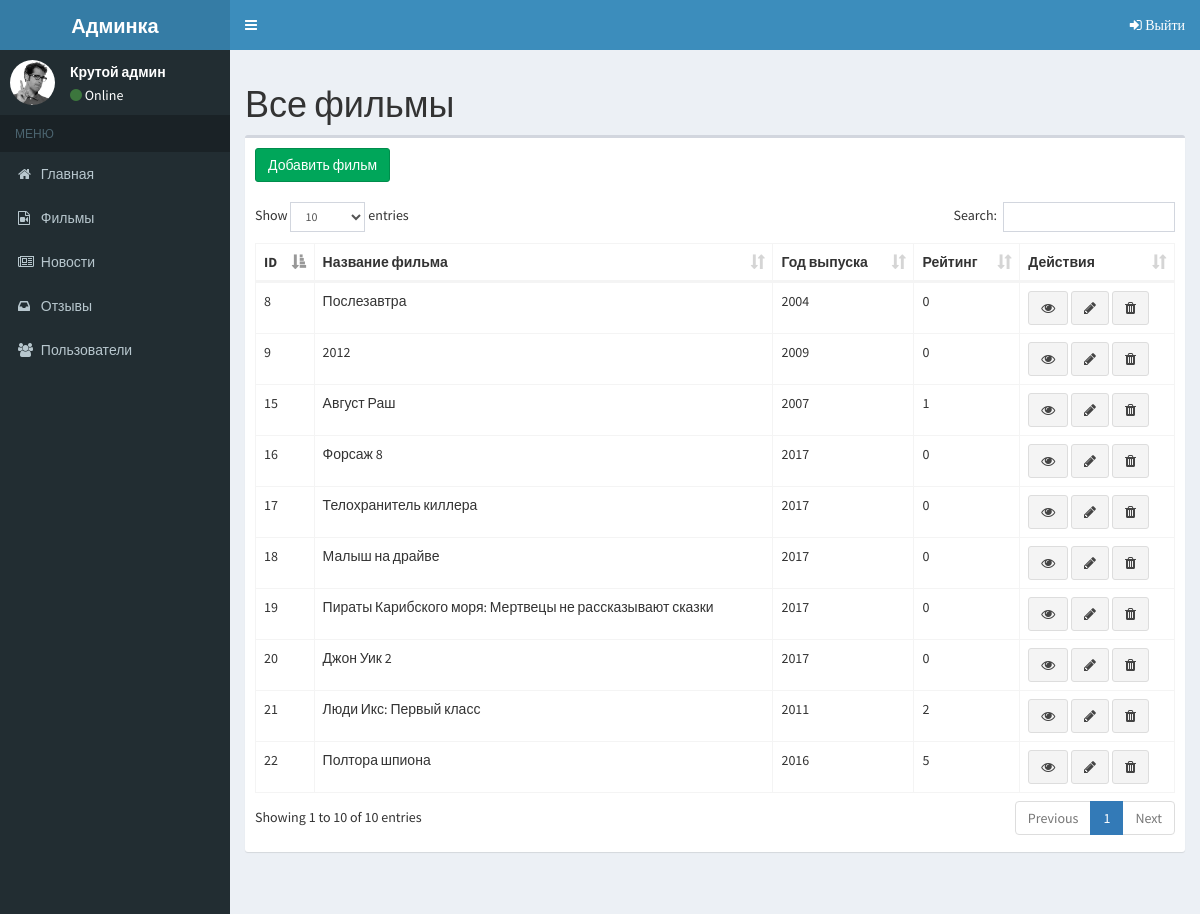
Screenshot of /admin/videos (signed in) with the database file from the repository.
### tables this page shows
CREATE TABLE IF NOT EXISTS `videos` (
  `id` int(11) NOT NULL,
  `name` varchar(250) NOT NULL,
  `description` text NOT NULL,
  `image` varchar(100) NOT NULL,
  `link` varchar(200) NOT NULL,
  `rating` int(11) NOT NULL DEFAULT '0',
  `year` varchar(50) NOT NULL,
  `producer` varchar(100) NOT NULL,
  `count_users` int(11) DEFAULT '0'
);

### components/model.php (called while the page is built, shortened)
<?php
function connect()
{
	if (!$link) {
		$link = mysqli_connect("127.0.0.1", "root", "", "kinomonster");
	}
	return $link;
}
function query($sql)
{
	$link = connect();
	$queryResult = [];
	if ($result = mysqli_query($link, $sql)) {
		$queryResult = mysqli_fetch_all($result, MYSQLI_ASSOC);
	}
	return $queryResult;
}

### models/video.php (called while the page is built, shortened)
<?php
function getAll()
{
	return query("SELECT * FROM videos ORDER BY id DESC");
}

### controllers/admin.php (called while the page is built, shortened)
<?php
include __DIR__ . '/../views/view.php';
include __DIR__ . '/../models/video.php';
function videos()
{
	$videos = getAll();
	display('admin_videos', [
		'videos' => $videos,
	], 'admin');
}

### index.php (called while the page is built, shortened)
<?php
require_once __DIR__ . '/router.php';
require_once __DIR__ . '/components/model.php';
$url = trim($_SERVER['REQUEST_URI'], '/');
run($url);

### pages/admin_videos.php (the view)
<h1>Все фильмы</h1>
<div class="row">
    <div class="col-xs-12">
      <div class="box">
        <div class="box-header">
          <a href="/admin/video_create" class="btn btn-success">Добавить фильм</a>
        </div>
        <div class="box-body">
          <table id="example2" class="table table-bordered table-hover">
            <thead>
            <tr>
              <th>ID</th>
              <th>Название фильма</th>
              <th>Год выпуска</th>
              <th>Рейтинг</th>
              <th>Действия</th>
            </tr>
            </thead>
            <tbody>
            <?php foreach($videos as $video): ?>
            <tr>
              <td><?= $video['id']; ?></td>
              <td><?= $video['name']; ?></td>
              <td><?= $video['year']; ?></td>
              <td><?= $video['rating']; ?></td>
              <td>
                <a href="/admin/video_view/<?= $video['id']; ?>" class="btn btn-default" title="Посмотреть" target="_blank"><i class="fa fa-eye"></i></a>
                <a href="/admin/video_change/<?= $video['id']; ?>" class="btn btn-default" title="Редактировать"><i class="fa fa-pencil"></i></a>
                <a href="/admin/video_delete/<?= $video['id']; ?>" class="btn btn-default" title="Удалить"><i class="fa fa-trash"></i></a>
              </td>
            </tr>
            <?php endforeach; ?>
            </tbody>
          </table>
        </div>
      </div>
    </div>
 </div>

### router.php (shortened to what this page needs)
<?php
function run($path)
{
	$parts = explode('/', $path);
	if (count($parts) <= 3) {
		$filename = __DIR__ . '/controllers/' . $parts[0] . '.php';
	    if (file_exists($filename)) {
	        $fun_name = $parts[1];
	        if (function_exists($fun_name)) {
	        	if (empty($parts[2])) {
	        		$fun_name();
	        	} else {
	        		$fun_name($parts[2]);
	        	}
	        } else {
	        	route_error('Страница не найдена');
	        }
	    } else {
	    	route_error('Страница не найдена');
	    }
	} else {
		route_error('Страница не найдена');
	}
}

### views/view.php (shortened to what this page needs)
<?php
function render($template, $data, $layout)
{
    include $template;
    $content = ob_get_contents();
    include $layout;
    $page = ob_get_contents();
    return $page;
}
function display($page, $data = [], $layout = 'main')
{
    $layout_path = __DIR__ . '/../layouts/' . $layout . '.php';
	$page_path = __DIR__ . '/../pages/' . $page . '.php';
    echo render($page_path, $data, $layout_path);
}

### layouts/admin.php (shortened to what this page needs)
<!DOCTYPE html>
<html>
<head>
  <link rel="stylesheet" href="/web/admin/bower_components/bootstrap/dist/css/bootstrap.min.css">
  <link rel="stylesheet" href="/web/admin/bower_components/font-awesome/css/font-awesome.min.css">
  <link rel="stylesheet" href="/web/admin/bower_components/Ionicons/css/ionicons.min.css">
  <link rel="stylesheet" href="/web/admin/bower_components/bootstrap-datepicker/dist/css/bootstrap-datepicker.min.css">
  <link rel="stylesheet" href="/web/admin/bower_components/datatables.net-bs/css/dataTables.bootstrap.min.css">
  <link rel="stylesheet" href="/web/admin/dist/css/AdminLTE.min.css">
  <link rel="stylesheet" href="/web/admin/dist/css/skins/skin-blue.min.css">
</head>
<body class="hold-transition skin-blue sidebar-mini">
<div class="wrapper">
  <header class="main-header">
    <a href="/admin/index" class="logo">
      <span class="logo-lg"><b>Админка</b></span>
    </a>
    <nav class="navbar navbar-static-top" role="navigation">
      <a href="#" class="sidebar-toggle" data-toggle="push-menu" role="button">
      </a>
      <div class="navbar-custom-menu">
        <ul class="nav navbar-nav">
          <li>
            <a href="/admin/logout"><i class="fa fa-sign-in"> Выйти</i></a>
          </li>
        </ul>
      </div>
    </nav>
  </header>
  <aside class="main-sidebar">
    <section class="sidebar">
      <div class="user-panel">
        <div class="pull-left image">
          <img src="/web/admin/dist/img/user2-160x160.jpg" class="img-circle" alt="User Image">
        </div>
        <div class="pull-left info">
          <p>Крутой админ</p>
          <span><i class="fa fa-circle text-success"></i> Online</span>
        </div>
      </div>
      <ul class="sidebar-menu" data-widget="tree">
        <li class="header">МЕНЮ</li>
        <li><a href="/admin/index"><i class="fa fa-home"></i> <span>Главная</span></a></li>
        <li><a href="/admin/videos"><i class="fa fa-file-video-o"></i> <span>Фильмы</span></a></li>
        <li><a href="/admin/news"><i class="fa fa-newspaper-o"></i> <span>Новости</span></a></li>
        <li><a href="/admin/reviews"><i class="fa fa-inbox"></i> <span>Отзывы</span></a></li>
        <li><a href="/admin/users"><i class="fa fa-users"></i> <span>Пользователи</span></a></li>
      </ul>
    </section>
  </aside>
  <div class="content-wrapper">
    <section class="content container-fluid">
      <?= $content; ?>
    </section>
  </div>
</div>
</body>
</html>

### rows the page displays
videos: id "22", name "Полтора шпиона", year "2016", rating "5"
videos: id "21", name "Люди Икс: Первый класс", year "2011", rating "2"
videos: id "20", name "Джон Уик 2", year "2017", rating "0"
videos: id "19", name "Пираты Карибского моря: Мертвецы не рассказывают сказки", year "2017", rating "0"
videos: id "18", name "Малыш на драйве", year "2017", rating "0"
videos: id "17", name "Телохранитель киллера", year "2017", rating "0"
videos: id "16", name "Форсаж 8", year "2017", rating "0"
videos: id "15", name "Август Раш", year "2007", rating "1"
videos: id "9", name "2012", year "2009", rating "0"
videos: id "8", name "Послезавтра", year "2004", rating "0"
